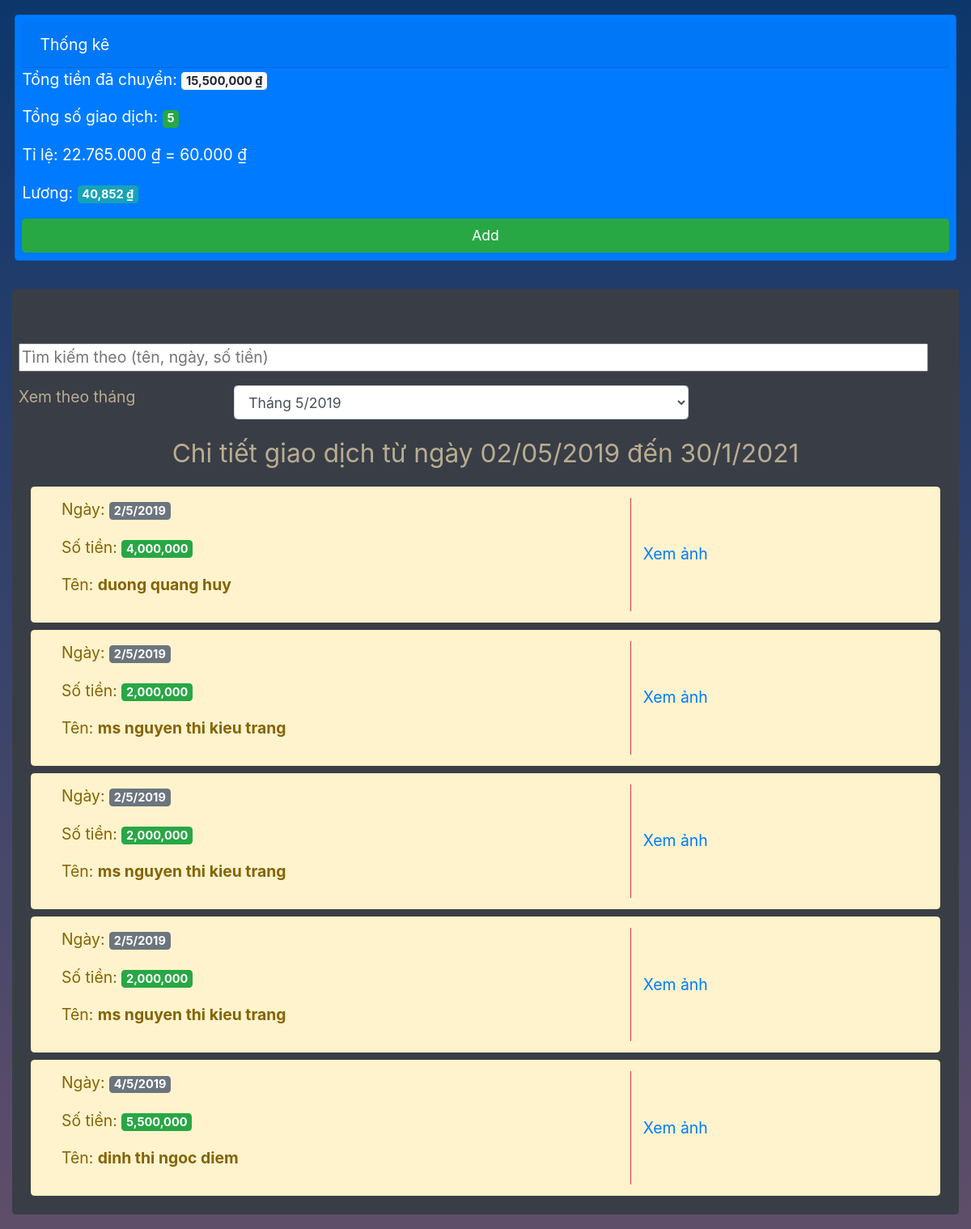
The page / on the database its author committed.
### main/models.py (models this page shows, shortened)
class Bill(models.Model):
    id = models.AutoField(primary_key=True)
    name = models.CharField(max_length=200)
    money = models.IntegerField()
    date = models.CharField(max_length=200)
    url_image = models.CharField(max_length=1000)
    image = models.FileField()

### main/views.py (the view)
# urls.py: 2. Add a URL to urlpatterns:  path('', views.home, name='home')
def home(request):
    listBill = list(Bill.objects.all())
    sorted(listBill, key=lambda d: d.id,reverse=True)
    t = int(sum(int(m.money) for m in listBill))
    s = int((t*60000)//22765000)
    total = t
    salary = s
    return render(request,'app/body.html',{
        'bills':listBill,
        'total':total,
        'salary':salary
    })

### main/templatetags/functions.py (called while the page is built)
def parseMoney(value):
    moneyS = str(value)
    res = ""
    cnt = 0
    for i in reversed(range(len(moneyS))):
        res+=moneyS[i]
        cnt+=1
        if cnt == 3 and i!=0:
            res+=","
            cnt = 0
    return res[::-1]

### main/templates/app/body.html (shortened to what this page needs)
{% extends 'app/header.html' %}
{% load static %}
{% load functions %}
{% block content %}
<div class="container-fluid" id="main_body">
    <div class="row justify-content-center p-3">
        <div class="w-100 card text-white bg-primary mb-3 p-2 rounded-lg">
            <div class="card-header w-100 " style="align-self:center;">Thống kê</div>
            <div class="body d-flex flex-column">
                <p class="card-text">Tổng tiền đã chuyển: <span class="badge badge-light">{{total|parseMoney}} &#8363;</span></p>
                <p class="card-text">Tổng số giao dịch: <span class="badge badge-success">{{bills|length}}</span></p>
                <p>Tỉ lệ: 22.765.000 &#8363; = 60.000 &#8363;</p>
                <p class="card-text">Lương: <span class="badge badge-info">{{salary|parseMoney}} &#8363;</span></p>
                <a href="{% url 'main:add' %}" class="btn btn-success">Add</a>
            </div>
        </div>
    </div>
    <div class="container-fluid alert mb-3" style="background-color:#393e46;color:#b9ac92;" role="alert">
        <div class="row w-100 justify-content-center pt-5">
            <div class="row search-container w-100 p-0">
                <form class="w-100" action="#" method="get">
                    <input class="w-100" id="search-input" type="text" placeholder="Tìm kiếm theo (tên, ngày, số tiền)" name="key">
                </form>
                <div class="row w-100 mt-3">
                    <div class="col-3">Xem theo tháng</div>
                    <select id="option" class="col-6 form-control mb-3">
                        <option value="5/2019">Tháng 5/2019</option>
                    </select>
                </div>
            </div>
        </div>
        <div class="container-fluid p-0 m-0" id="list_bill">
            <div class="row justify-content-center">
                <p style="font-size:1.8rem;">Chi tiết giao dịch từ ngày 02/05/2019 đến 30/1/2021</p>
            </div>
            {% for bill in bills %}
                <div class="row alert alert-warning w-100 m-0 mb-2 dt_bill" role="alert">
                    <div class="col-8 border-right border-danger">
                        <p>Ngày: <span class="badge badge-secondary">{{bill.date}}</span></p>
                        <p>Số tiền: <span class="badge badge-success">{{bill.money|parseMoney}}</span></p>
                        <p>Tên: <span style="font-weight:bold;">{{bill.name}}</span></p>
                    </div>
                    <div class="col-4 align-content-center">
                        <a href="#"  onclick="listenClickModel('myModal','myImg','img01','{{bill.url_image}}')">Xem ảnh</a>
                    </div>
                </div>
            {% endfor %}
        </div>
    </div>
    </div>
{% endblock content %}

### main/static/app/style/style.css (style rules this page uses)
.color_main { background: linear-gradient(#0d376b, #5f4e69); background-repeat: no-repeat; width: 100%; height: 100%; }
@media screen and (min-width: 601px) { body, html { font-size: 1.1rem; } }
body { background-color: #ff9800; color: #fff; margin: 0; }

### rows shown on the page
Bill: date "2/5/2019", money|parseMoney "4,000,000", name "duong quang huy"
Bill: date "2/5/2019", money|parseMoney "2,000,000", name "ms nguyen thi kieu trang"
Bill: date "2/5/2019", money|parseMoney "2,000,000", name "ms nguyen thi kieu trang"
Bill: date "2/5/2019", money|parseMoney "2,000,000", name "ms nguyen thi kieu trang"
Bill: date "4/5/2019", money|parseMoney "5,500,000", name "dinh thi ngoc diem"

### other values the page prints
{{ total|parseMoney }} "15,500,000"
{{ bills|length }} "5"
{{ salary|parseMoney }} "40,852"
